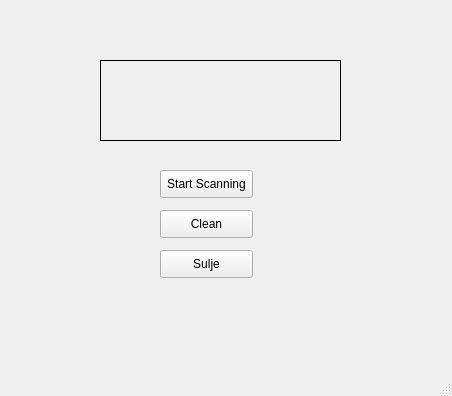
<?xml version="1.0" encoding="UTF-8"?>
<ui version="4.0">
 <class>MainWindow</class>
 <widget class="QMainWindow" name="MainWindow">
  <property name="geometry">
   <rect>
    <x>0</x>
    <y>0</y>
    <width>452</width>
    <height>396</height>
   </rect>
  </property>
  <property name="windowTitle">
   <string>MainWindow</string>
  </property>
  <widget class="QWidget" name="centralwidget">
   <widget class="QPushButton" name="Sulje">
    <property name="geometry">
     <rect>
      <x>160</x>
      <y>250</y>
      <width>93</width>
      <height>28</height>
     </rect>
    </property>
    <property name="text">
     <string>Sulje</string>
    </property>
   </widget>
   <widget class="QLabel" name="label">
    <property name="geometry">
     <rect>
      <x>100</x>
      <y>60</y>
      <width>241</width>
      <height>81</height>
     </rect>
    </property>
    <property name="frameShape">
     <enum>QFrame::Box</enum>
    </property>
    <property name="text">
     <string/>
    </property>
   </widget>
   <widget class="QPushButton" name="Start">
    <property name="geometry">
     <rect>
      <x>160</x>
      <y>170</y>
      <width>93</width>
      <height>28</height>
     </rect>
    </property>
    <property name="text">
     <string>Start Scanning</string>
    </property>
   </widget>
   <widget class="QPushButton" name="Clean">
    <property name="geometry">
     <rect>
      <x>160</x>
      <y>210</y>
      <width>93</width>
      <height>28</height>
     </rect>
    </property>
    <property name="text">
     <string>Clean</string>
    </property>
   </widget>
  </widget>
  <widget class="QMenuBar" name="menubar">
   <property name="geometry">
    <rect>
     <x>0</x>
     <y>0</y>
     <width>452</width>
     <height>21</height>
    </rect>
   </property>
  </widget>
  <widget class="QStatusBar" name="statusbar"/>
 </widget>
 <resources/>
 <connections/>
</ui>
